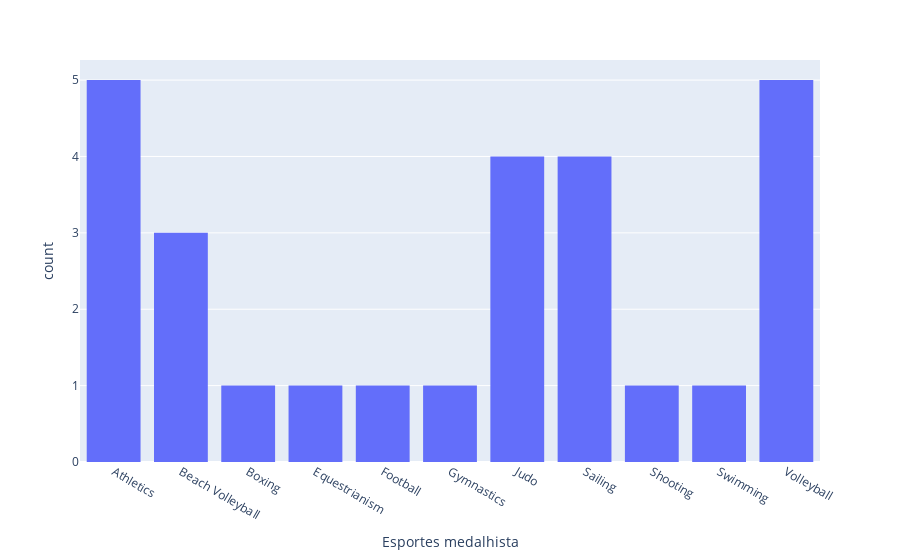

The notebook cell saved with this chart:
### Markdown cell above
Repita o procedimento acima, mas com medalhas de ouro.

### Code cell
df_medalhas_esporte_au = df_medalhas_esporte[df_medalhas_esporte['Medal']=='Gold']
fig = px.histogram(df_medalhas_esporte_au,
                   x='Sport',
                   labels={'Sport':'Esportes medalhista', 'count':'Quantidade de medalhas de ouro'})
fig

### Figure 1 — Plotly figure (JSON) as saved in the notebook; plotly's stock layout.template omitted (floating-point values rounded to 4 significant figures)
{"data": [{"alignmentgroup": "True", "bingroup": "x", "hovertemplate": "Esportes medalhista=%{x}<br>count=%{y}<extra></extra>", "legendgroup": "", "marker": {"color": "#636efa", "pattern": {"shape": ""}}, "name": "", "offsetgroup": "", "orientation": "v", "showlegend": false, "type": "histogram", "x": ["Athletics", "Athletics", "Athletics", "Athletics", "Athletics", "Beach Volleyball", "Beach Volleyball", "Beach Volleyball", "Boxing", "Equestrianism", "Football", "Gymnastics", "Judo", "Judo", "Judo", "Judo", "Sailing", "Sailing", "Sailing", "Sailing", "Shooting", "Swimming", "Volleyball", "Volleyball", "Volleyball", "Volleyball", "Volleyball"], "xaxis": "x", "yaxis": "y"}], "layout": {"barmode": "relative", "legend": {"tracegroupgap": 0}, "margin": {"t": 60}, "xaxis": {"anchor": "y", "domain": [0, 1], "title": {"text": "Esportes medalhista"}}, "yaxis": {"anchor": "x", "domain": [0, 1], "title": {"text": "count"}}}}
